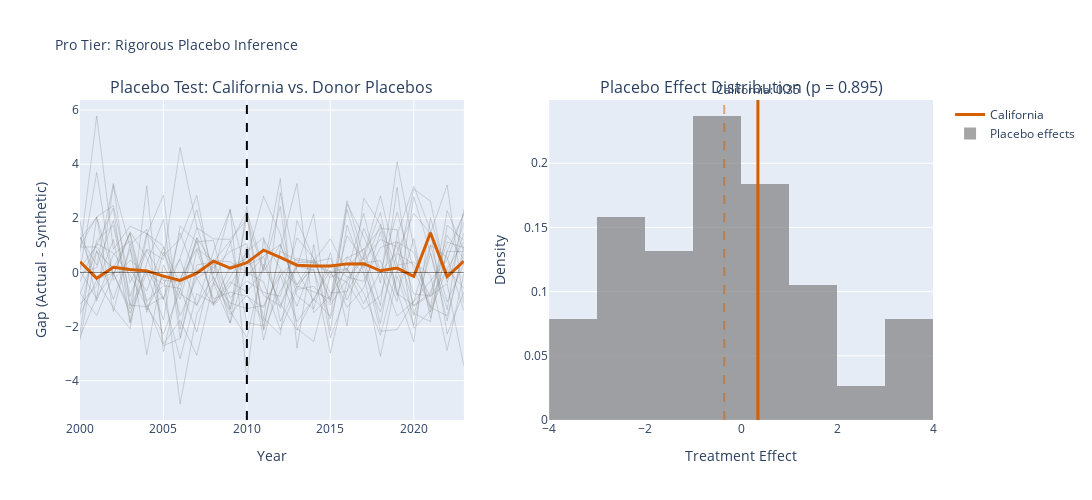

Here is the notebook cell this chart was saved with:
### Code cell
# =============================================================================
# Visualize Placebo Tests
# =============================================================================

fig = make_subplots(rows=1, cols=2, subplot_titles=(
    'Placebo Test: California vs. Donor Placebos',
    f'Placebo Effect Distribution (p = {placebo_result.p_value_rmspe:.3f})'
))

# 1. Placebo gap plots (simulated)
for i in range(min(20, placebo_result.n_placebos)):
    placebo_gaps = np.random.normal(0, 1.5, len(years))
    # Add treatment effect for post-period
    placebo_gaps[treatment_year:] += placebo_result.placebo_effects[i]
    fig.add_trace(
        go.Scatter(x=years, y=placebo_gaps, mode='lines',
                  name=f'Placebo {i+1}', showlegend=False,
                  line=dict(color=DONOR_COLOR, width=1), opacity=0.3),
        row=1, col=1
    )

# Plot actual California gap
actual_gaps = scm_result['treated'] - scm_result['synthetic']
fig.add_trace(
    go.Scatter(x=years, y=actual_gaps, mode='lines',
              name='California', line=dict(color=TREATED_COLOR, width=3)),
    row=1, col=1
)

fig.add_vline(x=treatment_year_actual, line=dict(color='black', dash='dash', width=2), row=1, col=1)
fig.add_hline(y=0, line=dict(color='black', width=0.5), row=1, col=1)

# 2. Distribution of placebo effects
fig.add_trace(
    go.Histogram(x=placebo_result.placebo_effects, nbinsx=15,
                name='Placebo effects', marker_color=DONOR_COLOR,
                opacity=0.7, histnorm='probability density'),
    row=1, col=2
)
fig.add_vline(x=placebo_result.actual_effect, line=dict(color=TREATED_COLOR, width=3), row=1, col=2,
             annotation_text=f'California: {placebo_result.actual_effect:.2f}', annotation_position='top')
fig.add_vline(x=-abs(placebo_result.actual_effect), line=dict(color=TREATED_COLOR, width=2, dash='dash'),
             opacity=0.5, row=1, col=2)

fig.update_xaxes(title_text='Year', row=1, col=1)
fig.update_yaxes(title_text='Gap (Actual - Synthetic)', row=1, col=1)
fig.update_xaxes(title_text='Treatment Effect', row=1, col=2)
fig.update_yaxes(title_text='Density', row=1, col=2)

fig.update_layout(
    title_text='Pro Tier: Rigorous Placebo Inference',
    title_font_size=14,
    height=500, width=1100,
    showlegend=True
)

fig.show()

print(f"\n💡 INTERPRETATION:")
print(f"   California's effect ({placebo_result.actual_effect:.2f}) is larger than")
print(f"   {(1-placebo_result.p_value_rmspe)*100:.0f}% of placebo effects.")
print(f"   This is strong evidence the policy had a real effect.")

### Figure 1 — Plotly figure (JSON) as saved in the notebook; plotly's stock layout.template omitted (floating-point values rounded to 4 significant figures)
{"data": [{"line": {"color": "#7f7f7f", "width": 1}, "mode": "lines", "name": "Placebo 1", "opacity": 0.3, "showlegend": false, "type": "scatter", "x": [2000, 2001, 2002, 2003, 2004, 2005, 2006, 2007, 2008, 2009, 2010, 2011, 2012, 2013, 2014, 2015, 2016, 2017, 2018, 2019, 2020, 2021, 2022, 2023], "xaxis": "x", "y": [1.219, 2.034, -0.108, 1.505, 0.5425, -0.9677, 0.5421, 2.307, -0.05374, 2.347, -3.93, 1.233, 0.1306, -0.4485, 0.1376, -2.981, -0.3295, 0.5357, 2.217, -0.7774, -1.213, -0.7526, 1.373, 0.4931], "yaxis": "y"}, {"line": {"color": "#7f7f7f", "width": 1}, "mode": "lines", "name": "Placebo 2", "opacity": 0.3, "showlegend": false, "type": "scatter", "x": [2000, 2001, 2002, 2003, 2004, 2005, 2006, 2007, 2008, 2009, 2010, 2011, 2012, 2013, 2014, 2015, 2016, 2017, 2018, 2019, 2020, 2021, 2022, 2023], "xaxis": "x", "y": [-0.7946, 0.7699, 0.1456, 1.453, -1.053, -0.4915, -0.5882, -2.195, 0.4442, 0.3916, 0.00767, -0.3519, -2.123, -0.631, -0.5141, -1.203, -0.2419, 0.6061, 2.829, 0.2619, 0.3863, -0.1117, -2.878, -0.03977], "yaxis": "y"}, {"line": {"color": "#7f7f7f", "width": 1}, "mode": "lines", "name": "Placebo 3", "opacity": 0.3, "showlegend": false, "type": "scatter", "x": [2000, 2001, 2002, 2003, 2004, 2005, 2006, 2007, 2008, 2009, 2010, 2011, 2012, 2013, 2014, 2015, 2016, 2017, 2018, 2019, 2020, 2021, 2022, 2023], "xaxis": "x", "y": [0.09035, 3.695, -0.2885, 0.4523, -0.05207, -1.753, 1.714, 1.128, 1.187, -1.364, 2.104, -2.103, 0.8803, 3.286, -1.486, -0.8494, 0.1495, -0.7552, -2.326, 0.1028, -1.593, 0.7104, -1.379, 2.325], "yaxis": "y"}, {"line": {"color": "#7f7f7f", "width": 1}, "mode": "lines", "name": "Placebo 4", "opacity": 0.3, "showlegend": false, "type": "scatter", "x": [2000, 2001, 2002, 2003, 2004, 2005, 2006, 2007, 2008, 2009, 2010, 2011, 2012, 2013, 2014, 2015, 2016, 2017, 2018, 2019, 2020, 2021, 2022, 2023], "xaxis": "x", "y": [-1.175, -0.4831, 1.22, -1.846, 0.3412, 1.961, -2.411, 0.277, 0.3898, 1.173, -1.855, -1.981, 0.7829, 0.4455, 0.3757, 0.5197, -1.02, 0.3484, 0.4396, -1.072, 2.799, 0.7107, -1.787, 0.9848], "yaxis": "y"}, {"line": {"color": "#7f7f7f", "width": 1}, "mode": "lines", "name": "Placebo 5", "opacity": 0.3, "showlegend": false, "type": "scatter", "x": [2000, 2001, 2002, 2003, 2004, 2005, 2006, 2007, 2008, 2009, 2010, 2011, 2012, 2013, 2014, 2015, 2016, 2017, 2018, 2019, 2020, 2021, 2022, 2023], "xaxis": "x", "y": [-1.462, 1.181, 1.738, -1.231, 1.445, 0.6192, 1.233, 2.845, -0.3681, -1.131, -1.334, -1.224, -0.1157, 0.5117, 0.415, 1.241, 0.0195, 2.18, -0.397, 4.08, 0.9385, -1.286, -1.606, 0.7237], "yaxis": "y"}, {"line": {"color": "#7f7f7f", "width": 1}, "mode": "lines", "name": "Placebo 6", "opacity": 0.3, "showlegend": false, "type": "scatter", "x": [2000, 2001, 2002, 2003, 2004, 2005, 2006, 2007, 2008, 2009, 2010, 2011, 2012, 2013, 2014, 2015, 2016, 2017, 2018, 2019, 2020, 2021, 2022, 2023], "xaxis": "x", "y": [-0.3352, 1.071, 0.7099, -0.1092, -1.27, -2.272, -0.6698, 1.285, 0.3211, -1.869, 0.2598, 0.578, -1.326, 0.2306, 0.08731, -1.714, 0.5367, 0.8412, 1.625, 1.581, -2.067, -1.407, 0.7726, 0.7707], "yaxis": "y"}, {"line": {"color": "#7f7f7f", "width": 1}, "mode": "lines", "name": "Placebo 7", "opacity": 0.3, "showlegend": false, "type": "scatter", "x": [2000, 2001, 2002, 2003, 2004, 2005, 2006, 2007, 2008, 2009, 2010, 2011, 2012, 2013, 2014, 2015, 2016, 2017, 2018, 2019, 2020, 2021, 2022, 2023], "xaxis": "x", "y": [0.7726, 5.779, 0.8563, 1.703, 1.431, 0.9771, -0.4729, 1.138, -1.159, -0.3552, -0.728, 0.1228, 3.472, -2.801, 1.029, -2.419, -0.7079, 1.633, 0.09642, -1.617, -1.073, 1.019, -1.096, 0.3247], "yaxis": "y"}, {"line": {"color": "#7f7f7f", "width": 1}, "mode": "lines", "name": "Placebo 8", "opacity": 0.3, "showlegend": false, "type": "scatter", "x": [2000, 2001, 2002, 2003, 2004, 2005, 2006, 2007, 2008, 2009, 2010, 2011, 2012, 2013, 2014, 2015, 2016, 2017, 2018, 2019, 2020, 2021, 2022, 2023], "xaxis": "x", "y": [0.06836, -0.9774, 3.216, 0.9509, -3.038, 0.2797, -0.9927, 1.279, -1.189, -0.1721, 0.7575, 1.299, -1.8, -0.5018, -0.7124, -0.98, 2.648, 0.6075, -1.891, 1.377, 3.183, 1.549, -2.279, -0.7264], "yaxis": "y"}, {"line": {"color": "#7f7f7f", "width": 1}, "mode": "lines", "name": "Placebo 9", "opacity": 0.3, "showlegend": false, "type": "scatter", "x": [2000, 2001, 2002, 2003, 2004, 2005, 2006, 2007, 2008, 2009, 2010, 2011, 2012, 2013, 2014, 2015, 2016, 2017, 2018, 2019, 2020, 2021, 2022, 2023], "xaxis": "x", "y": [1.9, -1.062, 0.6657, 1.162, -1.39, -0.08929, -4.862, -1.537, -0.3789, -1.872, 2.449, -2.145, -0.6601, 0.1961, 2.162, -2.154, 1.745, 0.01535, -1.472, 0.6932, 0.2986, -0.9003, 0.1047, -0.578], "yaxis": "y"}, {"line": {"color": "#7f7f7f", "width": 1}, "mode": "lines", "name": "Placebo 10", "opacity": 0.3, "showlegend": false, "type": "scatter", "x": [2000, 2001, 2002, 2003, 2004, 2005, 2006, 2007, 2008, 2009, 2010, 2011, 2012, 2013, 2014, 2015, 2016, 2017, 2018, 2019, 2020, 2021, 2022, 2023], "xaxis": "x", "y": [0.1703, 0.9932, 2.379, -1.857, 3.2, -2.928, -0.2277, 0.8825, 0.4215, -0.934, -0.3122, -0.7395, -0.884, 1.274, 0.5355, -1.039, 1.349, 0.4609, 1.219, 0.9444, -1.243, -0.8403, 1.121, 0.9156], "yaxis": "y"}, {"line": {"color": "#7f7f7f", "width": 1}, "mode": "lines", "name": "Placebo 11", "opacity": 0.3, "showlegend": false, "type": "scatter", "x": [2000, 2001, 2002, 2003, 2004, 2005, 2006, 2007, 2008, 2009, 2010, 2011, 2012, 2013, 2014, 2015, 2016, 2017, 2018, 2019, 2020, 2021, 2022, 2023], "xaxis": "x", "y": [-0.03135, 0.176, 1.916, -0.8874, 0.8206, -0.3033, -0.3265, 1.648, 1.238, 1.22, 1.958, 0.03151, 1.023, -0.4654, 0.4862, -0.1952, 0.1455, 0.8927, -1.227, 3.139, -1.509, -1.821, 1.737, 1.187], "yaxis": "y"}, {"line": {"color": "#7f7f7f", "width": 1}, "mode": "lines", "name": "Placebo 12", "opacity": 0.3, "showlegend": false, "type": "scatter", "x": [2000, 2001, 2002, 2003, 2004, 2005, 2006, 2007, 2008, 2009, 2010, 2011, 2012, 2013, 2014, 2015, 2016, 2017, 2018, 2019, 2020, 2021, 2022, 2023], "xaxis": "x", "y": [0.9362, 0.9425, -0.01837, -1.346, 0.1137, -1.016, 1.463, -0.2206, -1.238, -0.4821, 0.6194, -0.8456, -1.233, 0.3655, 0.3674, -0.7604, -0.7066, 0.3481, -2.172, -2.111, -1.078, -0.3202, 0.4664, 2.213], "yaxis": "y"}, {"line": {"color": "#7f7f7f", "width": 1}, "mode": "lines", "name": "Placebo 13", "opacity": 0.3, "showlegend": false, "type": "scatter", "x": [2000, 2001, 2002, 2003, 2004, 2005, 2006, 2007, 2008, 2009, 2010, 2011, 2012, 2013, 2014, 2015, 2016, 2017, 2018, 2019, 2020, 2021, 2022, 2023], "xaxis": "x", "y": [1.286, -0.2399, -0.02852, -1.504, -0.02777, -0.433, 0.4841, -1.241, 0.779, 2.299, -0.1631, 0.6026, 1.035, -0.6018, 0.3361, 0.01889, 0.1465, -1.16, 0.03677, 0.747, 2.177, 1.439, 3.23, -1.151], "yaxis": "y"}, {"line": {"color": "#7f7f7f", "width": 1}, "mode": "lines", "name": "Placebo 14", "opacity": 0.3, "showlegend": false, "type": "scatter", "x": [2000, 2001, 2002, 2003, 2004, 2005, 2006, 2007, 2008, 2009, 2010, 2011, 2012, 2013, 2014, 2015, 2016, 2017, 2018, 2019, 2020, 2021, 2022, 2023], "xaxis": "x", "y": [1.308, 0.275, 3.285, -1.212, -1.26, -0.8991, -3.186, -0.7886, -1.139, 0.2256, 0.5126, 2.814, 1.426, -0.8654, -1.348, 0.7379, -1.98, 2.747, 1.769, -0.7038, -2.57, 2.031, -0.1718, 1.857], "yaxis": "y"}, {"line": {"color": "#7f7f7f", "width": 1}, "mode": "lines", "name": "Placebo 15", "opacity": 0.3, "showlegend": false, "type": "scatter", "x": [2000, 2001, 2002, 2003, 2004, 2005, 2006, 2007, 2008, 2009, 2010, 2011, 2012, 2013, 2014, 2015, 2016, 2017, 2018, 2019, 2020, 2021, 2022, 2023], "xaxis": "x", "y": [-2.392, -0.8991, 0.007866, 0.07047, -0.6751, 0.9343, -1.601, -0.2136, 0.1804, 0.7717, 1.067, -1.687, -2.301, 1.917, 0.4985, -1.123, 2.327, 0.1735, 1.769, 0.1013, 3.091, 2.633, -0.3734, 1.457], "yaxis": "y"}, {"line": {"color": "#7f7f7f", "width": 1}, "mode": "lines", "name": "Placebo 16", "opacity": 0.3, "showlegend": false, "type": "scatter", "x": [2000, 2001, 2002, 2003, 2004, 2005, 2006, 2007, 2008, 2009, 2010, 2011, 2012, 2013, 2014, 2015, 2016, 2017, 2018, 2019, 2020, 2021, 2022, 2023], "xaxis": "x", "y": [0.9681, 2.053, -1.447, 1.029, 1.588, -2.638, -1.775, -3.059, -0.4041, 1.076, 2.254, 0.1111, 2.443, -2.07, -2.555, -0.08332, 0.5761, -0.04904, -3.101, -0.1337, -1.957, 1.005, 0.5499, -1.41], "yaxis": "y"}, {"line": {"color": "#7f7f7f", "width": 1}, "mode": "lines", "name": "Placebo 17", "opacity": 0.3, "showlegend": false, "type": "scatter", "x": [2000, 2001, 2002, 2003, 2004, 2005, 2006, 2007, 2008, 2009, 2010, 2011, 2012, 2013, 2014, 2015, 2016, 2017, 2018, 2019, 2020, 2021, 2022, 2023], "xaxis": "x", "y": [-0.7708, -1.589, -0.09402, 1.433, -1.479, 0.7561, -0.7954, -1.189, -0.1605, -1.553, -0.8305, -1.797, 2.947, 0.0529, -1.05, 0.321, -0.1685, -0.3315, 0.9213, 1.136, -0.7958, -0.8637, -0.4126, -3.453], "yaxis": "y"}, {"line": {"color": "#7f7f7f", "width": 1}, "mode": "lines", "name": "Placebo 18", "opacity": 0.3, "showlegend": false, "type": "scatter", "x": [2000, 2001, 2002, 2003, 2004, 2005, 2006, 2007, 2008, 2009, 2010, 2011, 2012, 2013, 2014, 2015, 2016, 2017, 2018, 2019, 2020, 2021, 2022, 2023], "xaxis": "x", "y": [-2.273, 2.05, 2.467, -0.3736, 0.8648, 0.4669, 4.618, 1.679, -0.1919, -1.433, -2.41, 0.3052, -1.135, -2.133, -0.9699, -1.622, 2.531, 1.322, -0.01196, 2.22, 0.1161, -1.292, 2.285, 0.8084], "yaxis": "y"}, {"line": {"color": "#7f7f7f", "width": 1}, "mode": "lines", "name": "Placebo 19", "opacity": 0.3, "showlegend": false, "type": "scatter", "x": [2000, 2001, 2002, 2003, 2004, 2005, 2006, 2007, 2008, 2009, 2010, 2011, 2012, 2013, 2014, 2015, 2016, 2017, 2018, 2019, 2020, 2021, 2022, 2023], "xaxis": "x", "y": [-1.556, -0.2855, -1.313, -2.074, 1.389, 2.864, -2.098, 0.8445, -0.976, -0.7307, -0.8886, -1.296, 0.07278, -1.246, 0.4057, -0.07536, -0.3584, -1.361, -0.8652, 1.133, 0.7514, -1.466, 0.149, 1.127], "yaxis": "y"}, {"line": {"color": "#7f7f7f", "width": 1}, "mode": "lines", "name": "Placebo 20", "opacity": 0.3, "showlegend": false, "type": "scatter", "x": [2000, 2001, 2002, 2003, 2004, 2005, 2006, 2007, 2008, 2009, 2010, 2011, 2012, 2013, 2014, 2015, 2016, 2017, 2018, 2019, 2020, 2021, 2022, 2023], "xaxis": "x", "y": [-2.504, 0.815, -0.9939, 0.8559, -1.145, -2.707, -2.441, 0.07213, 0.3896, -1.356, 0.9579, -2.492, -0.09912, -1.817, -0.9778, 0.0711, -1.291, -0.5768, 1.509, -0.8653, 1.254, -1.695, 0.7947, 2.162], "yaxis": "y"}, {"line": {"color": "#D55E00", "width": 3}, "mode": "lines", "name": "California", "type": "scatter", "x": [2000, 2001, 2002, 2003, 2004, 2005, 2006, 2007, 2008, 2009, 2010, 2011, 2012, 2013, 2014, 2015, 2016, 2017, 2018, 2019, 2020, 2021, 2022, 2023], "xaxis": "x", "y": [0.3944, -0.2176, 0.1918, 0.1061, 0.05741, -0.1372, -0.2928, -0.02477, 0.4172, 0.155, 0.3616, 0.8235, 0.5529, 0.2661, 0.2345, 0.233, 0.3151, 0.3209, 0.06006, 0.161, -0.1489, 1.467, -0.1516, 0.419], "yaxis": "y"}, {"histnorm": "probability density", "marker": {"color": "#7f7f7f"}, "name": "Placebo effects", "nbinsx": 15, "opacity": 0.7, "type": "histogram", "x": [0.9934, -0.2765, 1.295, 3.046, -0.4683, -0.4683, 3.158, 1.535, -0.9389, 1.085, -0.9268, -0.9315, 0.4839, -3.827, -3.45, -1.125, -2.026, 0.6285, -1.816, -2.825, 2.931, -0.4516, 0.1351, -2.849, -1.089, 0.2218, -2.302, 0.7514, -1.201, -0.5834, -1.203, 3.705, -0.02699, -2.115, 1.645, -2.442, 0.4177, -3.919], "xaxis": "x2", "yaxis": "y2"}], "layout": {"annotations": [{"font": {"size": 16}, "showarrow": false, "text": "Placebo Test: California vs. Donor Placebos", "x": 0.225, "xanchor": "center", "xref": "paper", "y": 1, "yanchor": "bottom", "yref": "paper"}, {"font": {"size": 16}, "showarrow": false, "text": "Placebo Effect Distribution (p = 0.895)", "x": 0.775, "xanchor": "center", "xref": "paper", "y": 1, "yanchor": "bottom", "yref": "paper"}, {"showarrow": false, "text": "California: 0.35", "x": 0.351, "xanchor": "center", "xref": "x2", "y": 1, "yanchor": "bottom", "yref": "y2 domain"}], "height": 500, "shapes": [{"line": {"color": "black", "dash": "dash", "width": 2}, "type": "line", "x0": 2010, "x1": 2010, "xref": "x", "y0": 0, "y1": 1, "yref": "y domain"}, {"line": {"color": "black", "width": 0.5}, "type": "line", "x0": 0, "x1": 1, "xref": "x domain", "y0": 0, "y1": 0, "yref": "y"}, {"line": {"color": "#D55E00", "width": 3}, "type": "line", "x0": 0.351, "x1": 0.351, "xref": "x2", "y0": 0, "y1": 1, "yref": "y2 domain"}, {"line": {"color": "#D55E00", "dash": "dash", "width": 2}, "opacity": 0.5, "type": "line", "x0": -0.351, "x1": -0.351, "xref": "x2", "y0": 0, "y1": 1, "yref": "y2 domain"}], "showlegend": true, "title": {"font": {"size": 14}, "text": "Pro Tier: Rigorous Placebo Inference"}, "width": 1100, "xaxis": {"anchor": "y", "domain": [0, 0.45], "title": {"text": "Year"}}, "xaxis2": {"anchor": "y2", "domain": [0.55, 1], "title": {"text": "Treatment Effect"}}, "yaxis": {"anchor": "x", "domain": [0, 1], "title": {"text": "Gap (Actual - Synthetic)"}}, "yaxis2": {"anchor": "x2", "domain": [0, 1], "title": {"text": "Density"}}}}
